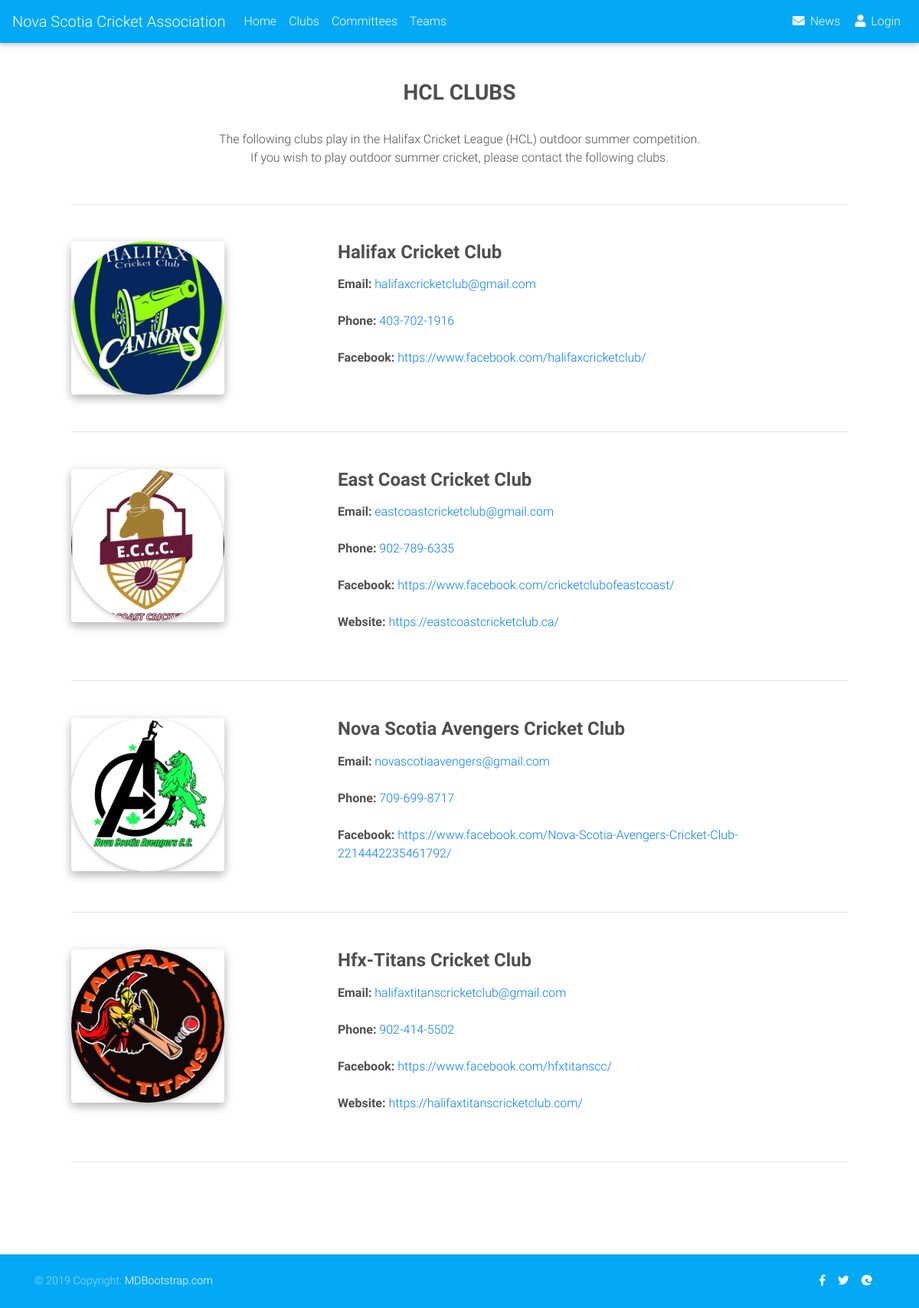
Page /Club.php on the committed database.
### tables this page shows
CREATE TABLE `nsca_clubs` (
  `ClubID` int(11) NOT NULL,
  `Name` varchar(64) DEFAULT NULL,
  `Abbreviation` varchar(20) DEFAULT NULL,
  `Website` varchar(128) DEFAULT NULL,
  `Description` varchar(512) DEFAULT NULL,
  `Email` varchar(128) DEFAULT NULL,
  `Phone` varchar(12) DEFAULT NULL,
  `Facebook` varchar(256) DEFAULT NULL,
  `TeamImage` varchar(64) DEFAULT NULL
);

### db/dbFunctions.php (called while the page is built, shortened)
<?php
function getClubs($conn){
    $stmt = $conn->prepare("SELECT * FROM nsca_clubs");
    $stmt->execute();
    $allClubs = $stmt->get_result();
    return $allClubs;
}

### Club.php (the view, shortened to what this page needs)
<?php
include 'includes/components/header.php';
?>
<div class="container mt-5">
    <section class="mx-md-5 dark-grey-text">
        <h3 class="text-center font-weight-bold mb-4 pb-2">HCL CLUBS</h3>
        <p class="text-center mx-auto mb-5"> The following clubs play in the Halifax Cricket League (HCL) outdoor summer competition.
            <br>If you wish to play outdoor summer cricket, please contact the following clubs.</p>
        <hr class="my-5">
        <?php
        $conn = OpenCon();
        $allClubs = getClubs($conn);
        while ($row = mysqli_fetch_array($allClubs)) {
            ?>
            <div class="row">
                <div class="col-lg-5 col-xl-4">
                    <div class="view overlay rounded z-depth-1-half mb-lg-0 mb-4" style="height: 200px;width:200px">
                        <img class="img-fluid z-depth-1 rounded-circle" src="<?=$row['TeamImage']?>"
                             alt="Sample image">
                    </div>
                </div>
                <div class="col-lg-7 col-xl-8">
                    <h4 class="font-weight-bold mb-3"><strong><?=$row['Name']?></strong></h4>
                    <p class="dark-grey-text">
                        <strong class="font-weight-bold mb-3">Email:</strong>
                        <a href="Mailto:<?=$row['Email']?>"><?=$row['Email']?></a><br>
                        <br>
                        <strong class="font-weight-bold mb-3">Phone:</strong>
                        <a href="tel:<?=$row['Phone']?>"><?=$row['Phone']?></a><br>
                        <br>
                        <strong class="font-weight-bold mb-3">Facebook: </strong><a href="<?=$row['Facebook']?>"><?=$row['Facebook']?></a>
                        <br>
                        <?php
                        if (!empty($row['Website'])) {
                            ?>
                            <br><strong class="font-weight-bold mb-3">Website: </strong><a href="<?=$row['Website']?>"><?=$row['Website']?></a>
                            <?php
                        }
                        ?>
                    </p>
                </div>
            </div>
            <hr class="my-5">
            <?php
        }
        ?>
        <br><br><br>
    </section>
</div>
<?php
include 'includes/components/footer.php'
?>

### includes/components/header.php (shortened to what this page needs)
<?php
include_once $_SERVER["DOCUMENT_ROOT"]."/db/dbFunctions.php";
?>
<!doctype html>
<html lang="en">
<head>
    <link rel="stylesheet" href="https://use.fontawesome.com/releases/v5.8.2/css/all.css">
    <link rel="stylesheet" type="text/css" href="../../css/bootstrap.css">
    <link rel="stylesheet" type="text/css" href="../../css/mdb.min.css">
    <link rel="stylesheet" type="text/css" href="../../css/style.css">
</head>
<body>
<nav class="navbar navbar-expand-lg navbar-dark light-blue">
    <a class="navbar-brand" href="../../">Nova Scotia Cricket Association</a>
    <div class="collapse navbar-collapse" id="navbarNav">
        <ul class="navbar-nav">
            <li class="nav-item">
                <a class="nav-link" href="../../">Home <span class="sr-only">(current)</span></a>
            </li>
            <li class="nav-item">
                <a class="nav-link" href="../../Club.php">Clubs</a>
            </li>
            <li class="nav-item">
                <a class="nav-link" href="../../Committees.php">Committees</a>
            </li>
            <li class="nav-item">
                <a class="nav-link" href="../../TeamPage.php">Teams</a>
            </li>
        </ul>
        <ul class="navbar-nav ml-auto">
            <li class="nav-item">
                <a class="nav-link waves-effect waves-light" href="../../news.php">
                    <i class="fas fa-envelope"></i> News
                </a>
            </li>
            <?php
            if (isset($_SESSION['LoggedIn']) && $_SESSION['LoggedIn'] == true) { ?>
            <li class="nav-item dropdown">
                <a class="nav-link dropdown-toggle" id=\"navbarDropdownMenuLink-333\" data-toggle="dropdown"
                   aria-haspopup="true" aria-expanded="false">
                    <i class="fas fa-user"></i> <?php echo $_SESSION['FirstName']." ".$_SESSION['LastName']?> </a>
                <div class="dropdown-menu dropdown-menu-right dropdown-default\" aria-labelledby=\"navbarDropdownMenuLink-333\">
                    <a class="dropdown-item" href="../../UserProfile.php">My Profile</a>
                    <div class="dropdown-divider"></div>
                    <?php
                    if (isset($_SESSION['UserRole']) && $_SESSION['UserRole'] == "3") {
                        ?>
                        <a class="dropdown-item" href="../../admin/dashboard.php">Admin Dashboard</a>
                        <?php
                    }
                    ?>
                    <a class="dropdown-item" href="includes/components/logout.php">Logout</a>
                </div>
            </li>
            <?php
            } else {
                ?>
                <li class="nav-item">
                <a class="nav-link waves-effect waves-light" href="includes/components/loginform.php">
                    <i class="fas fa-user"></i> Login
                </a>
                </li>
    <?php
            }
            ?>
        </ul>
    </div>
</nav>

### includes/components/footer.php (shortened to what this page needs)
<footer class="page-footer font-small light-blue py-4">
    <div class="container">
        <div class="row">
            <div class="col-md-6 d-flex justify-content-start">
                <div class="footer-copyright text-center bg-transparent">© 2019 Copyright:
                    <a href="https://mdbootstrap.com/education/bootstrap/"> MDBootstrap.com</a>
                </div>
            </div>
            <div class="col-md-6 d-flex justify-content-end">
                <ul class="list-unstyled d-flex mb-0">
                    <li>
                        <a href="https://www.facebook.com/novascotiacricket/" class="mr-3" role="button"><i class="fab fa-facebook-f"></i></a>
                    </li>
                    <li>
                        <a href="https://twitter.com/nscricket" class="mr-3" role="button"><i class="fab fa-twitter"></i></a>
                    </li>
                    <li>
                        <a href="http://www.novascotiacricket.com" class="mr-3" role="button"><i class="fab fab fa-edge"></i></a>
                    </li>
                </ul>
            </div>
        </div>
    </div>
</footer>
</body>
</html>

### rows in the picture
nsca_clubs: TeamImage (picture), Name "Halifax Cricket Club", Email "halifaxcricketclub@gmail.com", Phone "403-702-1916", Facebook "https://www.facebook.com/halifaxcricketclub/"
nsca_clubs: TeamImage (picture), Name "East Coast Cricket Club", Email "eastcoastcricketclub@gmail.com", Phone "902-789-6335", Facebook "https://www.facebook.com/cricketclubofeastcoast/", Website "https://eastcoastcricketclub.ca/"
nsca_clubs: TeamImage (picture), Name "Nova Scotia Avengers Cricket Club", Email "novascotiaavengers@gmail.com", Phone "709-699-8717", Facebook "https://www.facebook.com/Nova-Scotia-Avengers-Cricket-Club-2214442235461792/"
nsca_clubs: TeamImage (picture), Name "Hfx-Titans Cricket Club", Email "halifaxtitanscricketclub@gmail.com", Phone "902-414-5502", Facebook "https://www.facebook.com/hfxtitanscc/", Website "https://halifaxtitanscricketclub.com/"
